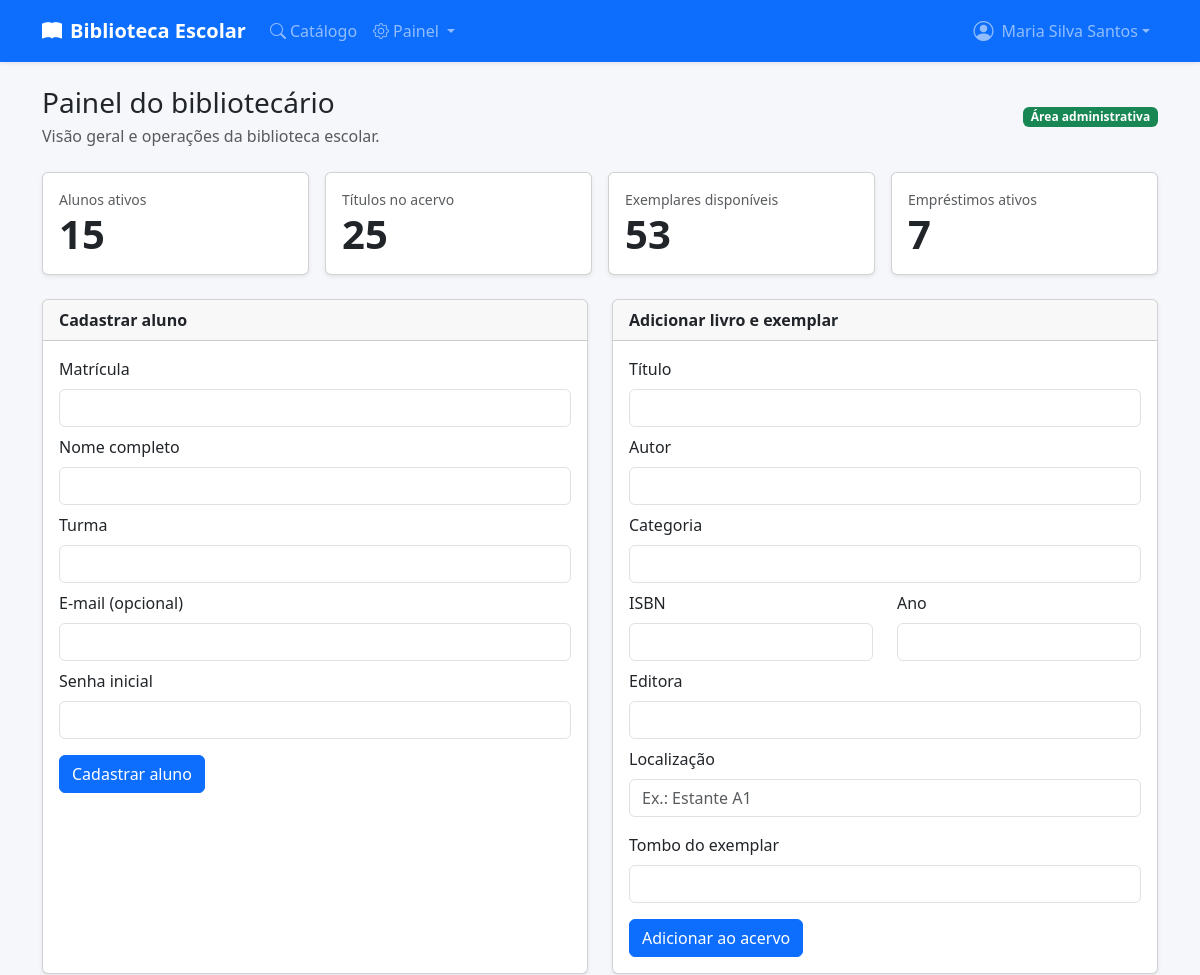
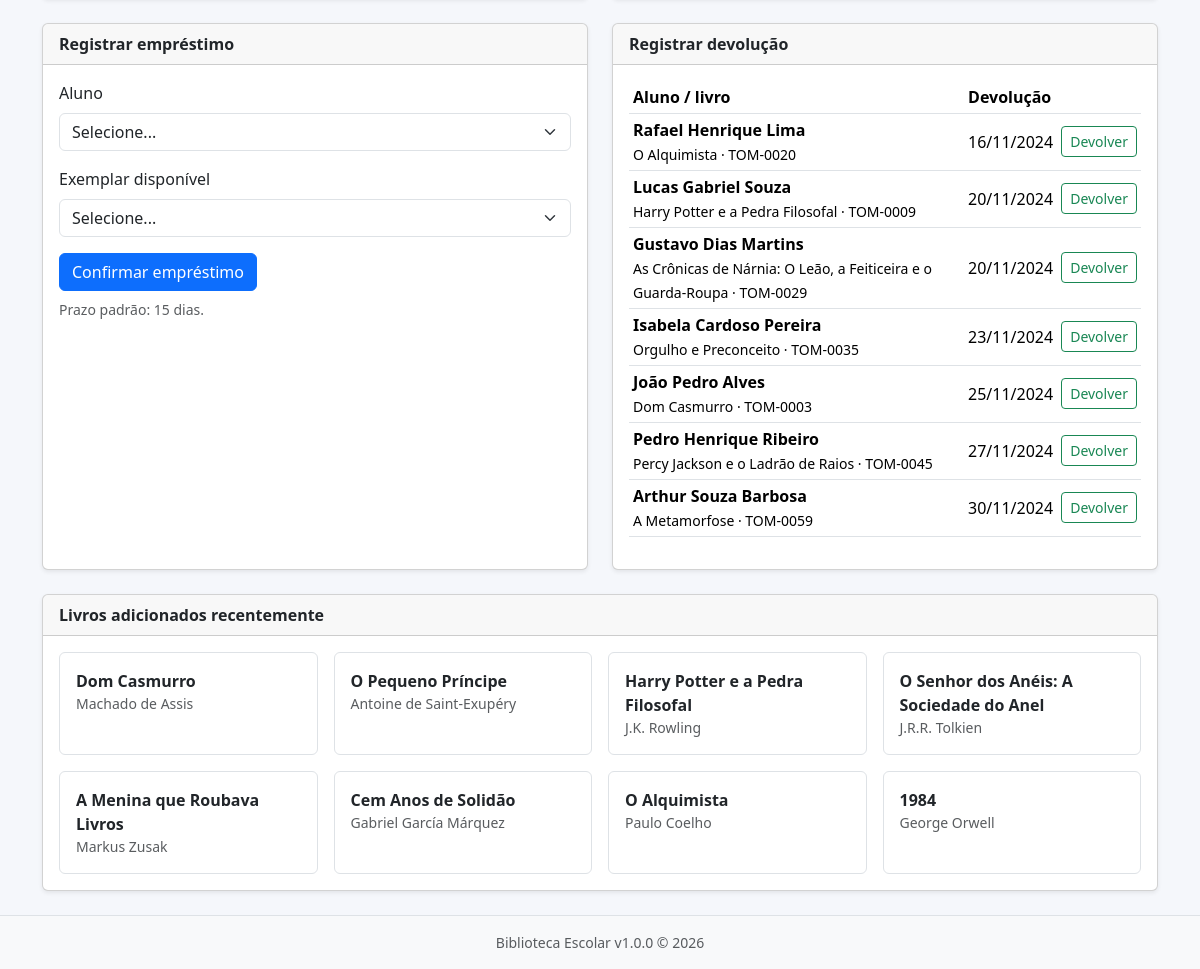
/public/painel.php (signed in), run on the app's committed database (2 pictures, top to bottom).
### tables this page shows
CREATE TABLE IF NOT EXISTS `emprestimos` (
    `id` INT UNSIGNED NOT NULL AUTO_INCREMENT,
    `exemplar_id` INT UNSIGNED NOT NULL,
    `usuario_id` INT UNSIGNED NOT NULL,
    `bibliotecario_id` INT UNSIGNED NOT NULL,
    `data_retirada` DATE NOT NULL,
    `data_prevista_devolucao` DATE NOT NULL,
    `data_devolucao` DATE DEFAULT NULL,
    `renovado` TINYINT(1) NOT NULL DEFAULT 0,
    `dias_atraso` INT UNSIGNED NOT NULL DEFAULT 0,
    `suspensao_aplicada` TINYINT(1) NOT NULL DEFAULT 0,
    `observacoes` TEXT DEFAULT NULL,
    `criado_em` TIMESTAMP NOT NULL DEFAULT CURRENT_TIMESTAMP,
    `atualizado_em` TIMESTAMP NOT NULL DEFAULT CURRENT_TIMESTAMP ON UPDATE CURRENT_TIMESTAMP,
    PRIMARY KEY (`id`),
    KEY `idx_exemplar` (`exemplar_id`),
    KEY `idx_usuario_ativo` (`usuario_id`, `data_devolucao`),
    KEY `idx_atrasados` (`data_prevista_devolucao`, `data_devolucao`),
    CONSTRAINT `fk_emprestimo_exemplar` FOREIGN KEY (`exemplar_id`) REFERENCES `exemplares` (`id`) ON DELETE RESTRICT,
    CONSTRAINT `fk_emprestimo_usuario` FOREIGN KEY (`usuario_id`) REFERENCES `usuarios` (`id`) ON DELETE CASCADE,
    CONSTRAINT `fk_emprestimo_bibliotecario` FOREIGN KEY (`bibliotecario_id`) REFERENCES `usuarios` (`id`) ON DELETE RESTRICT
);

CREATE TABLE IF NOT EXISTS `usuarios` (
    `id` INT UNSIGNED NOT NULL AUTO_INCREMENT,
    `matricula` VARCHAR(20) NOT NULL,
    `nome` VARCHAR(120) NOT NULL,
    `email` VARCHAR(150) DEFAULT NULL,
    `turma` VARCHAR(20) DEFAULT NULL,
    `senha_hash` VARCHAR(255) NOT NULL,
    `tipo` ENUM('aluno','bibliotecario') NOT NULL DEFAULT 'aluno',
    `ativo` TINYINT(1) NOT NULL DEFAULT 1,
    `suspenso_ate` DATE DEFAULT NULL,
    `criado_em` TIMESTAMP NOT NULL DEFAULT CURRENT_TIMESTAMP,
    `atualizado_em` TIMESTAMP NOT NULL DEFAULT CURRENT_TIMESTAMP ON UPDATE CURRENT_TIMESTAMP,
    PRIMARY KEY (`id`),
    UNIQUE KEY `uk_matricula` (`matricula`),
    UNIQUE KEY `uk_email` (`email`),
    KEY `idx_tipo_ativo` (`tipo`, `ativo`)
);

CREATE TABLE IF NOT EXISTS `obras` (
    `id` INT UNSIGNED NOT NULL AUTO_INCREMENT,
    `titulo` VARCHAR(200) NOT NULL,
    `autor` VARCHAR(150) NOT NULL,
    `isbn` VARCHAR(20) DEFAULT NULL,
    `editora` VARCHAR(100) DEFAULT NULL,
    `ano` YEAR DEFAULT NULL,
    `categoria` VARCHAR(80) DEFAULT NULL,
    `sinopse` TEXT DEFAULT NULL,
    `capa` VARCHAR(255) DEFAULT NULL,
    `criado_em` TIMESTAMP NOT NULL DEFAULT CURRENT_TIMESTAMP,
    `atualizado_em` TIMESTAMP NOT NULL DEFAULT CURRENT_TIMESTAMP ON UPDATE CURRENT_TIMESTAMP,
    PRIMARY KEY (`id`),
    KEY `idx_titulo` (`titulo`),
    KEY `idx_autor` (`autor`),
    KEY `idx_categoria` (`categoria`),
    KEY `idx_isbn` (`isbn`)
);

CREATE TABLE IF NOT EXISTS `exemplares` (
    `id` INT UNSIGNED NOT NULL AUTO_INCREMENT,
    `obra_id` INT UNSIGNED NOT NULL,
    `tombo` VARCHAR(30) NOT NULL,
    `status` ENUM('disponivel','emprestado','reservado','manutencao') NOT NULL DEFAULT 'disponivel',
    `localizacao` VARCHAR(80) DEFAULT NULL,
    `observacoes` TEXT DEFAULT NULL,
    `criado_em` TIMESTAMP NOT NULL DEFAULT CURRENT_TIMESTAMP,
    `atualizado_em` TIMESTAMP NOT NULL DEFAULT CURRENT_TIMESTAMP ON UPDATE CURRENT_TIMESTAMP,
    PRIMARY KEY (`id`),
    UNIQUE KEY `uk_tombo` (`tombo`),
    KEY `idx_obra_status` (`obra_id`, `status`),
    CONSTRAINT `fk_exemplar_obra` FOREIGN KEY (`obra_id`) REFERENCES `obras` (`id`) ON DELETE CASCADE
);

### app/helpers/view.php (called while the page is built, shortened)
<?php
function view(string $arquivo, array $dados = []): void {
    extract($dados);
    require VIEWS_PATH . "/{$arquivo}.php";
    require VIEWS_PATH . '/layout.php';
}

### public/painel.php (called while the page is built, shortened)
<?php
$db = db();
$stats = [
    'alunos' => (int)$db->query("SELECT COUNT(*) FROM usuarios WHERE tipo = 'aluno' AND ativo = 1")->fetchColumn(),
    'obras' => (int)$db->query('SELECT COUNT(*) FROM obras')->fetchColumn(),
    'disponiveis' => (int)$db->query("SELECT COUNT(*) FROM exemplares WHERE status = 'disponivel'")->fetchColumn(),
    'ativos' => (int)$db->query('SELECT COUNT(*) FROM emprestimos WHERE data_devolucao IS NULL')->fetchColumn(),
];
$alunos = $db->query("SELECT id, nome, matricula FROM usuarios WHERE tipo = 'aluno' AND ativo = 1 ORDER BY nome")->fetchAll();
$exemplares = $db->query("SELECT e.id, e.tombo, o.titulo FROM exemplares e JOIN obras o ON o.id = e.obra_id WHERE e.status = 'disponivel' ORDER BY o.titulo, e.tombo")->fetchAll();
$ativos = $db->query("SELECT emp.id, emp.data_prevista_devolucao, u.nome AS aluno, o.titulo, e.tombo FROM emprestimos emp JOIN usuarios u ON u.id = emp.usuario_id JOIN exemplares e ON e.id = emp.exemplar_id JOIN obras o ON o.id = e.obra_id WHERE emp.data_devolucao IS NULL ORDER BY emp.data_prevista_devolucao")->fetchAll();
$ultimos = $db->query('SELECT titulo, autor FROM obras ORDER BY criado_em DESC LIMIT 8')->fetchAll();
view('painel', ['titulo' => 'Painel do bibliotecário', 'stats' => $stats, 'alunos' => $alunos, 'exemplares' => $exemplares, 'ativos' => $ativos, 'ultimos' => $ultimos]);

### app/helpers/functions.php (called while the page is built, shortened)
<?php
function e(string $value): string {
    return htmlspecialchars($value, ENT_QUOTES, 'UTF-8');
}
function format_date(?string $date, string $format = 'd/m/Y'): string {
    try {
        return (new DateTime($date))->format($format);
    } catch (Exception) {
        return '-';
    }
}

### views/painel.php (the view, shortened to what this page needs)
<div class="d-flex flex-wrap justify-content-between align-items-center mb-4">
  <div><h1 class="h3 mb-1">Painel do bibliotecário</h1><p class="text-muted mb-0">Visão geral e operações da biblioteca escolar.</p></div>
  <span class="badge text-bg-success">Área administrativa</span>
</div>
<div class="row g-3 mb-4">
<?php foreach (['alunos'=>'Alunos ativos','obras'=>'Títulos no acervo','disponiveis'=>'Exemplares disponíveis','ativos'=>'Empréstimos ativos'] as $key=>$label): ?>
  <div class="col-6 col-xl-3"><div class="card shadow-sm h-100"><div class="card-body"><div class="text-muted small"><?= e($label) ?></div><div class="display-6 fw-semibold"><?= (int)$stats[$key] ?></div></div></div></div>
<?php endforeach; ?>
</div>
<div class="row g-4">
 <div class="col-lg-6"><div class="card shadow-sm h-100"><div class="card-header fw-semibold">Cadastrar aluno</div><div class="card-body">
  <form method="post"><?= csfr_input() ?><input type="hidden" name="acao" value="aluno">
   <div class="mb-2"><label class="form-label">Matrícula</label><input class="form-control" name="matricula" maxlength="20" required></div>
   <div class="mb-2"><label class="form-label">Nome completo</label><input class="form-control" name="nome" maxlength="120" required></div>
   <div class="mb-2"><label class="form-label">Turma</label><input class="form-control" name="turma" maxlength="20"></div>
   <div class="mb-2"><label class="form-label">E-mail (opcional)</label><input class="form-control" type="email" name="email" maxlength="150"></div>
   <div class="mb-3"><label class="form-label">Senha inicial</label><input class="form-control" type="password" name="senha" minlength="6" required></div>
   <button class="btn btn-primary">Cadastrar aluno</button>
  </form>
 </div></div></div>
 <div class="col-lg-6"><div class="card shadow-sm h-100"><div class="card-header fw-semibold">Adicionar livro e exemplar</div><div class="card-body">
  <form method="post"><?= csfr_input() ?><input type="hidden" name="acao" value="livro">
   <div class="mb-2"><label class="form-label">Título</label><input class="form-control" name="titulo" maxlength="200" required></div>
   <div class="mb-2"><label class="form-label">Autor</label><input class="form-control" name="autor" maxlength="150" required></div>
   <div class="mb-2"><label class="form-label">Categoria</label><input class="form-control" name="categoria" maxlength="80"></div>
   <div class="row"><div class="col-md-6 mb-2"><label class="form-label">ISBN</label><input class="form-control" name="isbn" maxlength="20"></div><div class="col-md-6 mb-2"><label class="form-label">Ano</label><input class="form-control" type="number" name="ano" min="1000" max="2155"></div></div>
   <div class="mb-2"><label class="form-label">Editora</label><input class="form-control" name="editora" maxlength="100"></div>
   <div class="mb-3"><label class="form-label">Localização</label><input class="form-control" name="localizacao" maxlength="80" placeholder="Ex.: Estante A1"></div>
   <div class="mb-3"><label class="form-label">Tombo do exemplar</label><input class="form-control" name="tombo" maxlength="30" required></div>
   <button class="btn btn-primary">Adicionar ao acervo</button>
  </form>
 </div></div></div>
 <div class="col-lg-6"><div class="card shadow-sm h-100"><div class="card-header fw-semibold">Registrar empréstimo</div><div class="card-body">
  <form method="post"><?= csfr_input() ?><input type="hidden" name="acao" value="emprestimo">
   <div class="mb-3"><label class="form-label">Aluno</label><select class="form-select" name="aluno_id" required><option value="">Selecione...</option></select></div>
   <div class="mb-3"><label class="form-label">Exemplar disponível</label><select class="form-select" name="exemplar_id" required><option value="">Selecione...</option></select></div>
   <button class="btn btn-primary" <?= (!$alunos || !$exemplares) ? 'disabled' : '' ?>>Confirmar empréstimo</button>
   <small class="d-block text-muted mt-2">Prazo padrão: <?= (int)PRAZO_EMPRESTIMO_DIAS ?> dias.</small>
  </form>
 </div></div></div>
 <div class="col-lg-6"><div class="card shadow-sm h-100"><div class="card-header fw-semibold">Registrar devolução</div><div class="card-body">
  <?php if (!$ativos): ?><p class="text-muted mb-0">Não há empréstimos ativos.</p><?php else: ?>
  <div class="table-responsive"><table class="table table-sm align-middle"><thead><tr><th>Aluno / livro</th><th>Devolução</th><th></th></tr></thead><tbody>
  <?php foreach($ativos as $emp): ?><tr><td><strong><?= e($emp['aluno']) ?></strong><br><small><?= e($emp['titulo'].' · '.$emp['tombo']) ?></small></td><td><?= e(format_date($emp['data_prevista_devolucao'])) ?></td><td><form method="post"><button class="btn btn-sm btn-outline-success">Devolver</button></form></td></tr><?php endforeach; ?>
  </tbody></table></div><?php endif; ?>
 </div></div></div>
</div>
<div class="card shadow-sm mt-4"><div class="card-header fw-semibold">Livros adicionados recentemente</div><div class="card-body"><div class="row g-3"><?php foreach($ultimos as $livro): ?><div class="col-md-6 col-xl-3"><div class="border rounded p-3 h-100"><strong><?= e($livro['titulo']) ?></strong><div class="small text-muted"><?= e($livro['autor']) ?></div></div></div><?php endforeach; ?></div></div></div>

### public/assets/css/style.css (style rules this page uses)
:root { --be-primary: #0d6efd; --be-bg: #f5f7fb; }
body { background-color: var(--be-bg); min-height: 100vh; display: flex; flex-direction: column; }
.table th { white-space: nowrap; }
.table td { vertical-align: middle; }
.badge { font-size: .75rem; font-weight: 600; }

### data on the page
emprestimos: usuario.nome "Rafael Henrique Lima", obras.titulo "O Alquimista · TOM-0020", data_prevista_devolucao "16/11/2024"
emprestimos: usuario.nome "Lucas Gabriel Souza", obras.titulo "Harry Potter e a Pedra Filosofal · TOM-0009", data_prevista_devolucao "20/11/2024"
emprestimos: usuario.nome "Gustavo Dias Martins", obras.titulo "As Crônicas de Nárnia: O Leão, a Feiticeira e o Guarda-Roupa · TOM-0029", data_prevista_devolucao "20/11/2024"
emprestimos: usuario.nome "Isabela Cardoso Pereira", obras.titulo "Orgulho e Preconceito · TOM-0035", data_prevista_devolucao "23/11/2024"
emprestimos: usuario.nome "João Pedro Alves", obras.titulo "Dom Casmurro · TOM-0003", data_prevista_devolucao "25/11/2024"
emprestimos: usuario.nome "Pedro Henrique Ribeiro", obras.titulo "Percy Jackson e o Ladrão de Raios · TOM-0045", data_prevista_devolucao "27/11/2024"
emprestimos: usuario.nome "Arthur Souza Barbosa", obras.titulo "A Metamorfose · TOM-0059", data_prevista_devolucao "30/11/2024"
obras: titulo "Dom Casmurro", autor "Machado de Assis"
obras: titulo "O Pequeno Príncipe", autor "Antoine de Saint-Exupéry"
obras: titulo "Harry Potter e a Pedra Filosofal", autor "J.K. Rowling"
obras: titulo "O Senhor dos Anéis: A Sociedade do Anel", autor "J.R.R. Tolkien"
obras: titulo "A Menina que Roubava Livros", autor "Markus Zusak"
obras: titulo "Cem Anos de Solidão", autor "Gabriel García Márquez"
obras: titulo "O Alquimista", autor "Paulo Coelho"
obras: titulo "1984", autor "George Orwell"

### other printed values
APP_NAME "Biblioteca Escolar"
usuario_logado()['nome'] "Maria Silva Santos"
$label "Alunos ativos"
$stats[$key] "15"
$label "Títulos no acervo"
$stats[$key] "25"
$label "Exemplares disponíveis"
$stats[$key] "53"
$label "Empréstimos ativos"
$stats[$key] "7"
PRAZO_EMPRESTIMO_DIAS "15"
APP_VERSION "1.0.0"
